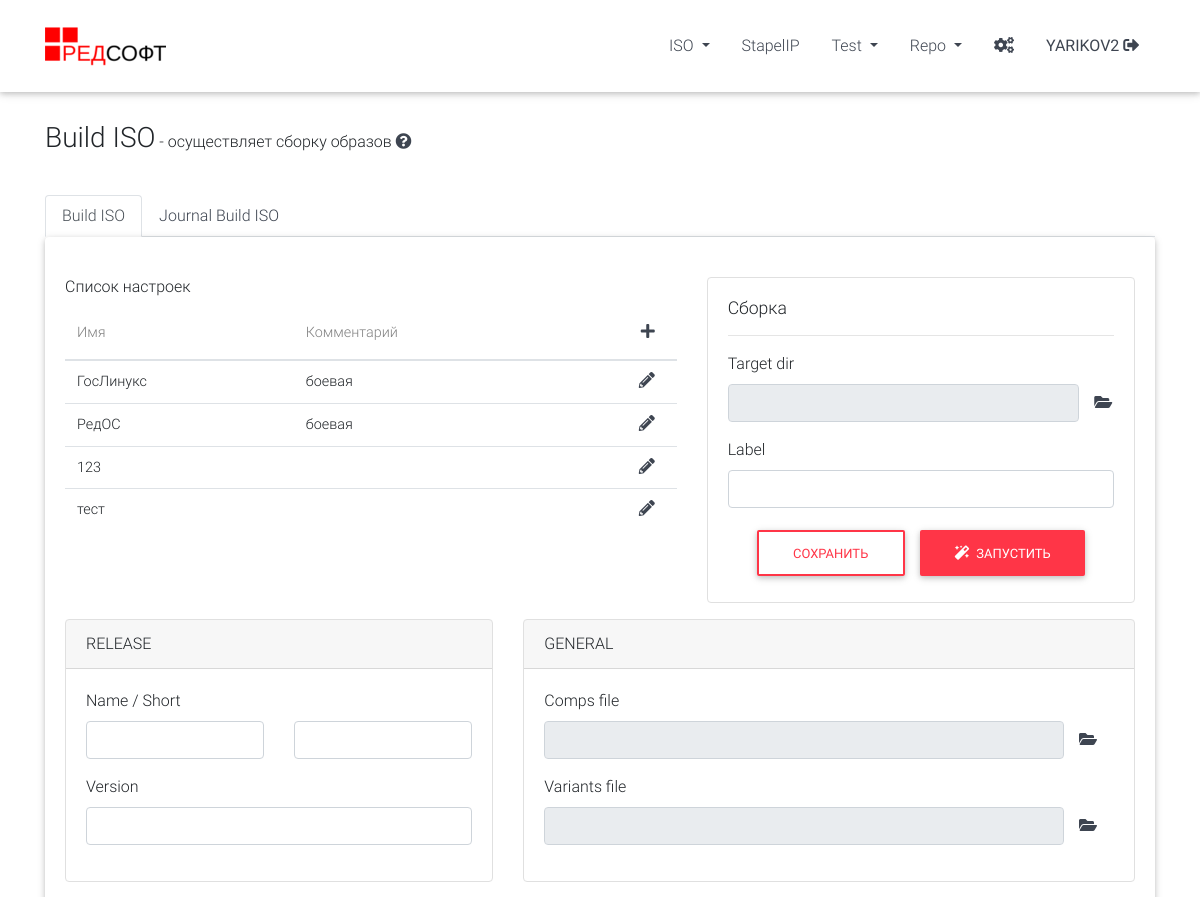
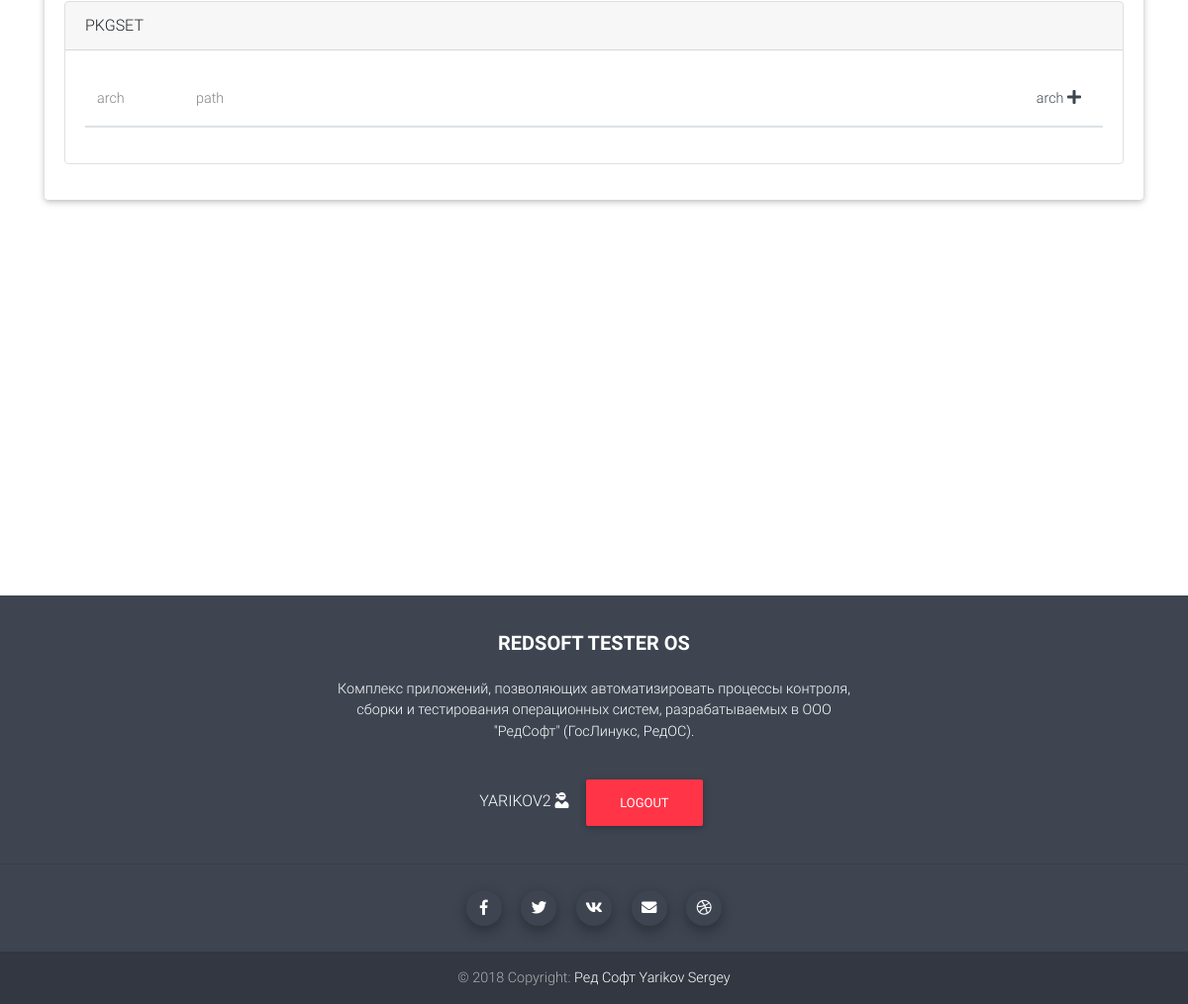
Screenshot of /buildiso/ (signed in) with the database file from the repository (2 pictures, top to bottom).
### testeros/models.py (models this page shows)
class BuildIsoSettings(models.Model):
    name = models.CharField(max_length=25, blank=True, null=True)
    comment = models.TextField(max_length=250, null=True)
    created_at = models.DateTimeField(blank=True, null=True)
    dir = models.CharField(max_length=250, blank=True, null=True)
    label = models.CharField(max_length=25, blank=True, null=True)
    rel_name = models.CharField(max_length=25, blank=True, null=True)
    rel_short_name = models.CharField(max_length=25, blank=True, null=True)
    rel_ver = models.CharField(max_length=25, blank=True, null=True)
    comps_file_path = models.CharField(max_length=250, blank=True, null=True)
    var_file_path = models.CharField(max_length=250, blank=True, null=True)
    pkgset_repos = models.TextField(blank=True, null=True)

### testeros/views.py (the view)
# urls.py: url(r'^buildiso/$', views.buildiso, name='buildiso'),
@login_required
def buildiso(request):
    users = User.objects.all().values("id", "username")
    users_info = {}
    for user in users:
        users_info[user["id"]] = user["username"]
    logs = BuildIso_Log.objects.filter(status=1).values("id", "status", "user_id", "inform", "process_id", "created_at").order_by("-id")
    for n in logs:
        n["user_id"] = users_info[n["user_id"]]
    settings = BuildIsoSettings.objects.all().values('id', 'name', 'comment', 'created_at')
    return render(request, 'testeros/buildiso/start.html', {'log': logs, 'settings': settings})

### templates/testeros/buildiso/start.html (shortened to what this page needs)
{% extends "base.html" %}
{% block content %}
    <div class="row" style="padding-bottom: 20px;">
        <div class="col-xs-12 col-md-12 col-lg-12">
            <p style="text-align: justify;"><span class="header">Build ISO</span> - осуществляет сборку образов
                <a data-container="body" data-toggle="popover" data-placement="right"
                   data-content="описание"><i class="fa fa-question-circle"> </i></a>
            </p>
        </div>
    </div>
    <ul class="nav nav-tabs">
        <li class="nav-item">
            <a class="nav-link active" href="{% url 'buildiso' %}">Build ISO</a>
        </li>
        <li class="nav-item">
            <a class="nav-link" href="{% url 'buildisolog' %}">Journal Build ISO</a>
        </li>
    </ul>
    <div class="row" id="buildiso-settings-panel" style="margin-bottom: 400px">
        <div class="col-xs-12 col-md-12 col-lg-12">
            <div class="card">
                <div class="card-body">
                    <div class="row" style="margin-top: 20px">
                        <div class="col-xs-7 col-md-7 col-lg-7 ">
                            <h5>Список настроек</h5>
                            <table class="table" id="table-buildiso">
                                <thead>
                                <tr>
                                    <th>Имя</th>
                                    <th>Комментарий</th>
                                    <th class="text-right" style="width:100px; margin-bottom: 0px;">
                                        <a id="buildiso-add"><i class="fas fa-plus"></i></a>
                                    </th>
                                </tr>
                                </thead>
                                <tbody id="table-buildiso-data">
                                {% for elem in settings %}
                                    <tr class="table-buildiso-row" settingId="{{ elem.id }}">
                                        <td id="buildisoNameRow">{{ elem.name }}</td>
                                        <td id="buildisoCommentRow">{{ elem.comment }}</td>
                                        <td class="text-right">
                                            <a><i class='fas fa-pencil-alt' id="edit"></i></a>
                                        </td>
                                    </tr>
                                {% endfor %}
                                </tbody>
                            </table>
                        </div>
                        <div class="col-xs-5 col-md-5 col-lg-5">
                            <div class="card border-light mb-3" id="options-panel">
                                <div class="card-body">
                                    <h4 class="card-title" style="font-size: 1.1rem;">Сборка</h4>
                                    <hr>
                                    <div class="form-group">
                                        <label for="target_dir">Target dir</label>
                                        <div class="form-group row">
                                            <div class="col-sm-11">
                                                <input type="text" class="form-control settingdata" id="targetDir" readonly>
                                            </div>
                                            <a class="col-sm-1 col-form-label" id="getPath-targetdir" act="targetdir" style="padding-left: 0px;">
                                                <i class="fas fa-folder-open"></i>
                                            </a>
                                        </div>
                                    </div>
                                    <div class="form-group">
                                        <label for="label">Label</label>
                                        <input type="text" class="form-control settingdata" id="label">
                                    </div>
                                    <div class="text-center">
                                        <a class="btn btn-outline-danger waves-effect" id="buildiso-save-settings"
                                           data-toggle="modal" data-target="#confirm-form">Сохранить
                                        </a>
                                        <a class="btn btn-danger" id="buildiso-run"
                                           data-toggle="modal" data-target="#confirm-form"><i class="fa fa-magic mr-1"></i> Запустить
                                        </a>
                                    </div>
                                </div>
                            </div>
                        </div>
                    </div>
                    <div class="row">
                        <div class="col-xs-5 col-md-5 col-lg-5">
                            <div class="card border-light mb-3" id="options-release">
                                <div class="card-header">RELEASE</div>
                                <div class="card-body">
                                    <div class="form-group">
                                        <label for="release_name" >Name / Short</label>
                                        <div class="form-group row">
                                            <div class="col-sm-6">
                                                <input type="text" class="form-control settingdata" id="relName">
                                            </div>
                                            <div class="col-sm-6">
                                                <input type="text" class="form-control settingdata" id="relShortName">
                                            </div>
                                        </div>
                                    </div>
                                    <div class="form-group">
                                        <label for="release_version">Version</label>
                                        <div class="form-group row">
                                            <div class="col">
                                                <input type="text" class="form-control settingdata" id="relVer">
                                            </div>
                                        </div>
                                    </div>
                                </div>
                            </div>
                        </div>
                        <div class="col-xs-7 col-md-7 col-lg-7">
                            <div class="card border-light mb-3" id="options-general">
                                <div class="card-header">GENERAL</div>
                                <div class="card-body">
                                    <div class="form-group">
                                        <label for="compas_file">Comps file</label>
                                        <div class="form-group row">
                                            <div class="col-sm-11">
                                                <input type="text" class="form-control settingdata" id="compsFile" readonly>
                                            </div>
                                            <a class="col-sm-1 col-form-label" id="getFile-comps" act="comps" style="padding-left: 0px;">
                                                <i class="fas fa-folder-open"></i>
                                            </a>
                                        </div>
                                    </div>
                                    <div class="form-group">
                                        <label for="variants_file">Variants file</label>
                                        <div class="form-group row">
                                            <div class="col-sm-11">
                                                <input type="text" class="form-control settingdata" id="varFile" readonly>
                                            </div>
                                            <a class="col-sm-1 col-form-label" id="getFile-var" act="var" style="padding-left: 0px;">
                                                <i class="fas fa-folder-open"></i>
                                            </a>
                                        </div>
                                    </div>
                                </div>
                            </div>
                        </div>
                    </div>
                    <div class="row">
                        <div class="col-xs-12 col-md-12 col-lg-12">
                            <div class="card border-light mb-3" id="options-pkgset">
                                <div class="card-header">PKGSET</div>
                                <div class="card-body">
                                    <table class="table" id="table-pkgset">
                                        <thead>
                                        <tr>
                                            <th style="width: 100px">arch</th>
                                            <th>path</th>
                                            <th class="text-right" style="width:200px;">
                                                <a id="pkgset-add-arch" >arch <i class="fas fa-plus"></i></a>
                                            </th>
                                        </tr>
                                        </thead>
                                    </table>
                                </div>
                            </div>
                        </div>
                    </div>
                </div>
            </div>
        </div>
    </div>
{% endblock %}

### templates/header.html (shortened to what this page needs)
{% load static %}
<div class="navbar navbar navbar-fixed-top">
    <div class="container">
        <a class="navbar-brand" href="/testeros"><img src="{% static 'img/logo.png' %}"></a>
        <ul class="nav">
            <li class="nav-item">
                <a class="nav-link dropdown-toggle" href="#" id="navbarDropdown" role="button" data-toggle="dropdown" aria-haspopup="true" aria-expanded="false">
                    ISO
                </a>
            </li>
            <li class="nav-item">
                <a class="nav-link" href="{% url 'stapelip' %}">StapelIP</a>
            </li>
            {% if user.id is not None %}
                <li class="nav-item">
                    <a class="nav-link dropdown-toggle" href="#" id="navbarDropdown" role="button" data-toggle="dropdown" aria-haspopup="true" aria-expanded="false">
                        Test
                    </a>
                </li>
                <li class="nav-item">
                    <a class="nav-link dropdown-toggle" href="#" id="navbarDropdown" role="button" data-toggle="dropdown" aria-haspopup="true" aria-expanded="false">
                        Repo
                    </a>
                </li>
                <li class="nav-item">
                    <a class="nav-link" href="{% url 'settings' %}"><i class="fas fa-cogs"></i></a>
                </li>
            {% endif %}
            {% if user.id is not None %}
                <li class="nav-item">
                    <a class="nav-link text-uppercase" href="http://stapel.red-soft.ru/testeros/logout/"><strong>{{ user }} </strong><i class="fas fa-sign-out-alt"></i></a>
                </li>
            {% else %}
                <li class="nav-item">
                    <a class="nav-link text-uppercase" href="https://stapel.red-soft.ru/testeros/login/">Login <i class="fas fa-sign-in-alt"></i></a>
                </li>
            {% endif %}
        </ul>
    </div>
</div>

### templates/footer.html (shortened to what this page needs)
{% load static %}
<footer class="page-footer font-small stylish-color-dark"
        style="margin-top: 170px;">
    <div class="container" style="padding-top: 20px">
        <div class="row justify-content-md-center">
            <div class="col-lg-6 text-center">
                <h5 class="text-uppercase mb-4 mt-3 font-weight-bold">RedSoft Tester OS</h5>
                <p>Комплекс приложений, позволяющих автоматизировать процессы контроля, сборки и тестирования операционных систем,
                    разрабатываемых в ООО "РедСофт" (ГосЛинукс, РедОС).</p>
            </div>
        </div>
    </div>
    <div class="text-center py-3">
        <ul class="list-unstyled list-inline mb-0">
            {% if user.id is not None %}
                <li class="list-inline-item">
                    <h6 class="mb-1 text-uppercase">{{ user }} <i class="fas fa-user-ninja fa-1x"></i></h6>
                </li>
                <li class="list-inline-item">
                    <a class="btn btn-danger btn-rounded" href="http://stapel.red-soft.ru/testeros/logout/">Logout</a>
                </li>
            {% endif %}
        </ul>
    </div>
    <hr>
    <div class="text-center">
        <ul class="list-unstyled list-inline">
            <li class="list-inline-item">
                <a class="btn-floating btn-sm btn-fb mx-1" href="https://www.facebook.com/REDSOFTMoscow/" target="_blank">
                    <i class="fab fa-facebook-f"> </i>
                </a>
            </li>
            <li class="list-inline-item">
                <a class="btn-floating btn-sm btn-tw mx-1" href="https://twitter.com/redsoftbiz" target="_blank">
                    <i class="fab fa-twitter"> </i>
                </a>
            </li>
            <li class="list-inline-item">
                <a class="btn-floating btn-sm btn-li mx-1" href="https://vk.com/redsoftbiz" target="_blank">
                    <i class="fab fa-vk"> </i>
                </a>
            </li>
            <li class="list-inline-item">
                <a class="btn-floating btn-sm btn-gplus mx-1" href="mailto:info@red-soft.ru">
                    <i class="fa fa-envelope"> </i>
                </a>
            </li>
            <li class="list-inline-item">
                <a class="btn-floating btn-sm btn-dribbble mx-1" href="http://www.red-soft.ru/" target="_blank">
                    <i class="fab fa-dribbble"> </i>
                </a>
            </li>
        </ul>
    </div>
    <div class="footer-copyright py-3 text-center">
        © 2018 Copyright:
        <a href="http://www.red-soft.ru/" target="_blank"> Ред Софт </a><a href="https://vk.com/id95074562" target="_blank"> Yarikov Sergey</a>
    </div>
</footer>

### testeros/static/css/note.css (style rules this page uses)
.btn-floating { -webkit-box-shadow: 0 5px 11px 0 rgba(0,0,0,.18),0 4px 15px 0 rgba(0,0,0,.15); box-shadow: 0 5px 11px 0 rgba(0,0,0,.18),0 4px 15px 0 rgba(0,0,0,.15); width: 47px; height: 47px; position: relative; z-index: 1; vertical-align: middle; display: inline-block; overflow: hidden; -webkit-transition: all .2s ease-in-out; -o-transition: all .2s ease-in-out; transition: all .2s ease-in-out; margin: 10px; -webkit-border-radius: 50%; border-radius: 50%; padding: 0; cursor: pointer; }
.btn-floating.btn-sm { width: 36.15385px; height: 36.15385px; }
.btn-floating.btn-sm i { font-size: .96154rem; line-height: 36.15385px; }
.btn-floating i { display: inline-block; width: inherit; text-align: center; color: #fff; }

### rows the page displays
BuildIsoSettings: name "ГосЛинукс", comment "боевая"
BuildIsoSettings: name "РедОС", comment "боевая"
BuildIsoSettings: name "123"
BuildIsoSettings: name "тест"

### other values shown
{{ user }} "YARIKOV2"
